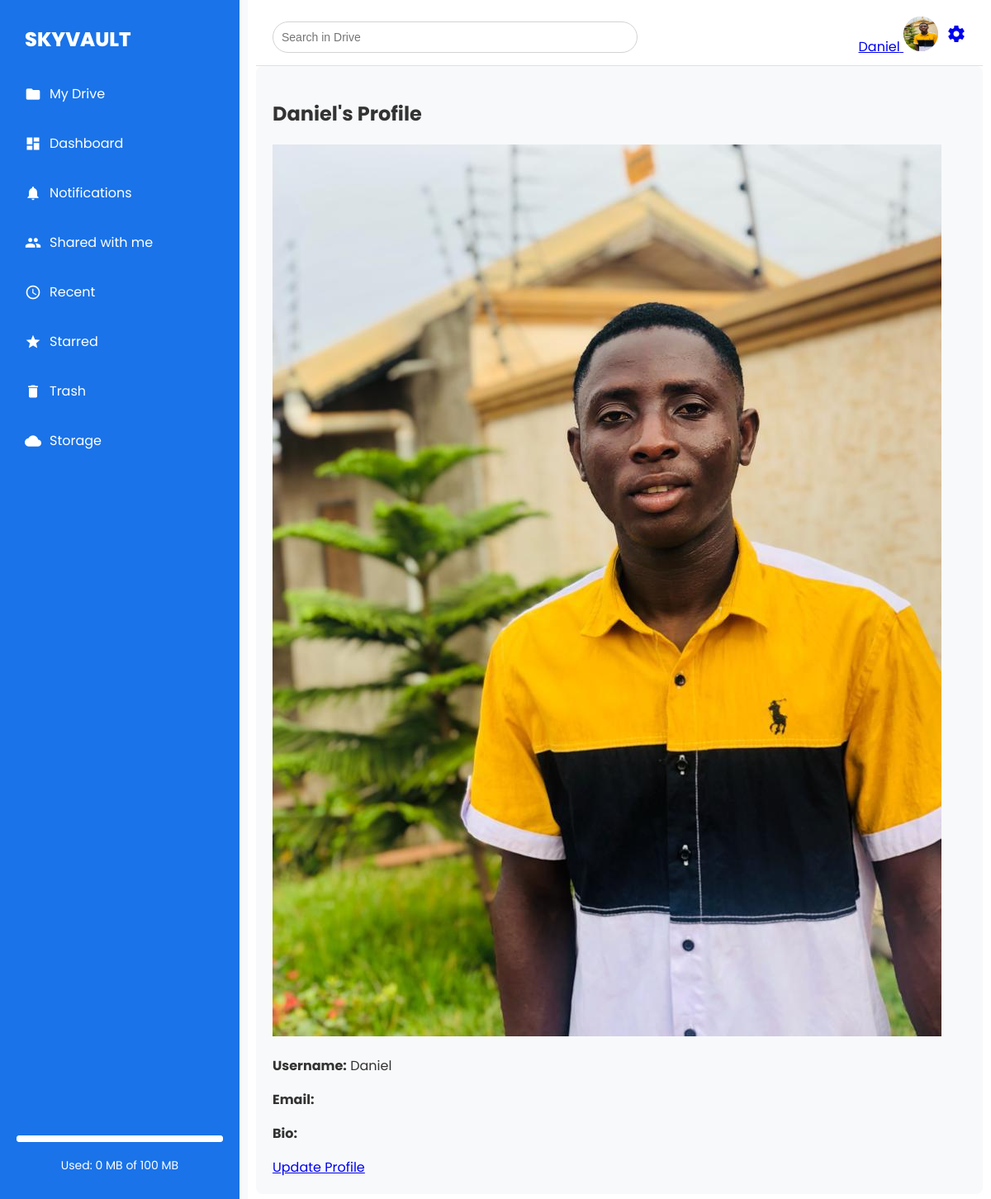
The page /settings/profile/ (signed in) on the database as committed earlier.
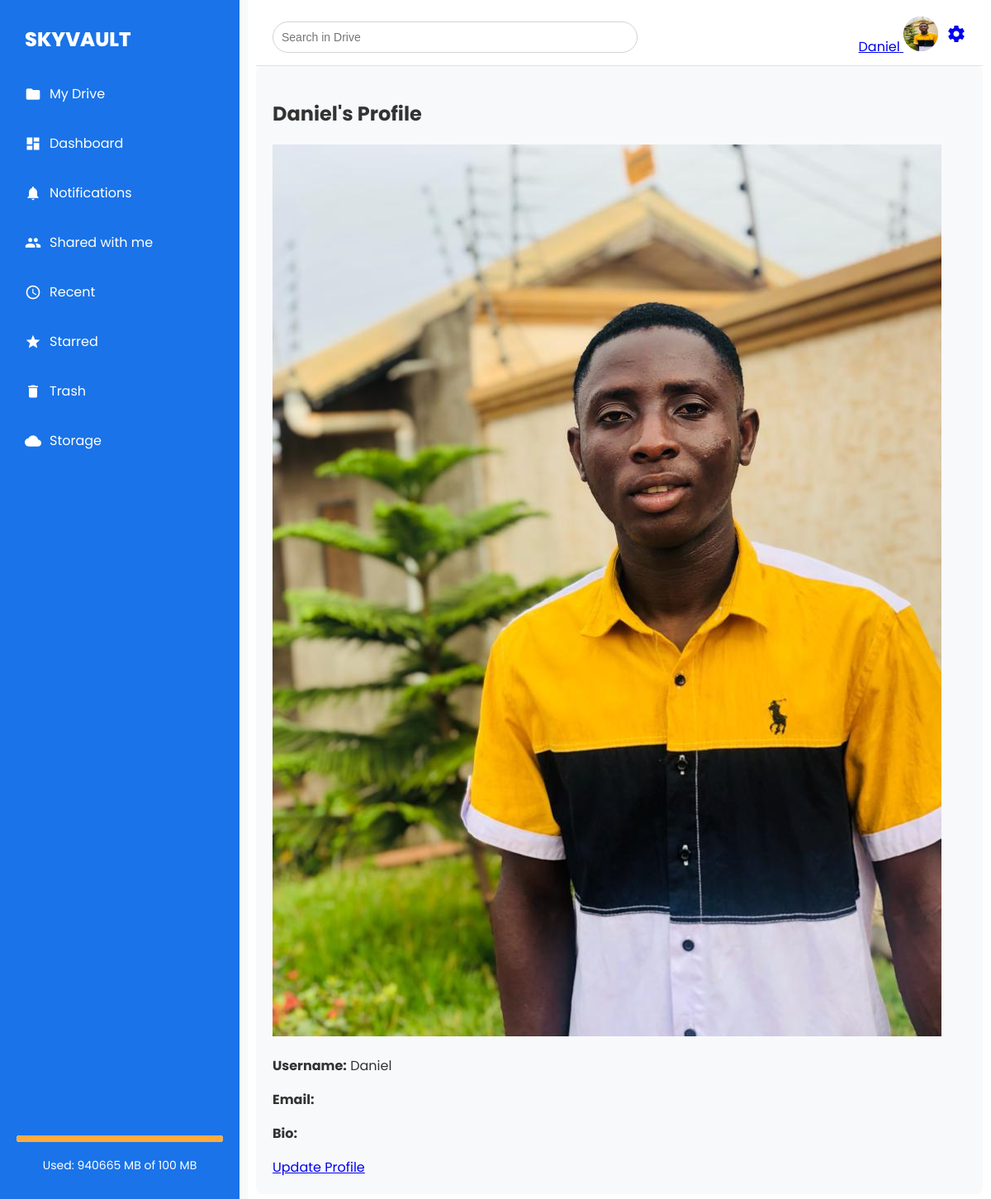
The same page on the database as committed later.
### settings/models.py (models this page shows, shortened)
class UserProfile(models.Model):
    user = models.OneToOneField(User, on_delete=models.CASCADE)
    used_space = models.PositiveIntegerField(default=0)  # Store used space in bytes
    bio = models.TextField(blank=True, null=True)  # Add bio field
    profile_picture = models.ImageField(upload_to='profile_pictures/', blank=True, null=True)  # Add profile picture field
    MAX_STORAGE_LIMIT = 100 * 1024 * 1024  # 100 MB limit

### settings/views.py (the view)
# urls.py: path('profile/', views.profile_view, name='profile_view'),  # Profile page view
@login_required
def profile_view(request):
    user_profile, created = UserProfile.objects.get_or_create(user=request.user)
    return render(request, 'settings/profile.html', {'user_profile': user_profile})

### templates/settings/profile.html (shortened to what this page needs)
{% extends 'base.html' %}
{% load static %}
{% block content %}
<h2>{{ user.username }}'s Profile</h2>
<div class="profile-info">
    {% if user_profile.profile_picture %}
        <img src="{{ user_profile.profile_picture.url }}" alt="Profile Picture" class="avatar">
    {% else %}
        <span class="material-icons avatar">account_circle</span>
    {% endif %}
    <p><strong>Username:</strong> {{ user.username }}</p>
    <p><strong>Email:</strong> {{ user.email }}</p>
    <p><strong>Bio:</strong> {{ user_profile.bio }}</p>
</div>
<a href="{% url 'update_profile_view' %}" class="button">Update Profile</a>
{% endblock %}

### templates/base.html (shortened to what this page needs)
{% load static %}
<!DOCTYPE html>
<html lang="en">
<head>
    <link rel="stylesheet" href="{% static 'base.css' %}?=v2">
</head>
<body>
    <div class="sidebar" id="sidebar">
        <div class="logo">
            <span class="logo-text">SKYVAULT</span>
        </div>
        <ul>
            <li><a href="{% url 'vault_home' %}"><span class="material-icons">folder</span> My Drive</a></li>
            <li><a href="{% url 'dashboard' %}"><span class="material-icons">dashboard</span> Dashboard</a></li>
            <li><a href="{% url 'notification_list' %}"><span class="material-icons">notifications</span> Notifications</a></li>
            <li><a href="{% url 'shared_view' %}"><span class="material-icons">people</span> Shared with me</a></li>
            <li><a href="{% url 'recent_files' %}"><span class="material-icons">access_time</span> Recent</a></li>
            <li><a href="{% url 'starred_files' %}"><span class="material-icons">star</span> Starred</a></li>
            <li><a href="{% url 'trash_view' %}"><span class="material-icons">delete</span> Trash</a></li>
            <li><a href="{% url 'storage_info' %}"><span class="material-icons">cloud</span> Storage</a></li>
        </ul>
        <div class="storage-info">
            <progress value="{{ user_profile.used_space }}" max="100"></progress>
            <p>Used: {{ user_profile.used_space }} MB of 100 MB</p>
        </div>
    </div>
    <div class="main-content">
        <div class="top-bar">
            <input type="text" placeholder="Search in Drive" class="search-input">
            <div class="profile">
              <a href="{% url 'profile_view' %}">
                  <span>{{ user.username }}</span>
                  {% if user_profile.profile_picture %}
                      <img src="{{ user_profile.profile_picture.url }}" alt="Profile Picture" class="avatar">
                  {% else %}
                      <span class="material-icons avatar">account_circle</span>
                  {% endif %}
              </a>
              <a href="{% url 'update_profile_view' %}">
                  <span class="material-icons">settings</span>
              </a>
          </div>
        </div>
        <div class="content">
            {% block content %}{% endblock %}
        </div>
    </div>
</body>
</html>

### static/base.css (style rules this page uses)
body { font-family: 'Poppins', sans-serif; color: #333; margin: 0; display: flex; background-color: #F8F9FA; }
.sidebar { width: 250px; background-color: #1a73e8; color: #ffffff; padding: 20px; display: flex; flex-direction: column; position: fixed; top: 0; bottom: 0; transition: width 0.3s; }
.logo { display: flex; align-items: center; justify-content: left; margin: 10px; }
.logo-text { font-size: 24px; font-weight: 800; color: #ffffff; transition: font-size 0.4s; }
.sidebar ul { list-style: none; padding: 0; }
.sidebar ul li { margin-bottom: 15px; }
.sidebar ul li a { color: #ffffff; text-decoration: none; display: flex; align-items: center; font-size: 16px; padding: 10px; border-radius: 8px; transition: background-color 0.2s; }
.sidebar ul li a .material-icons { margin-right: 10px; font-size: 20px; }
.sidebar .storage-info { margin-top: auto; text-align: center; color: #ffffff; }
.sidebar .storage-info p { font-size: 14px; }
.sidebar .storage-info progress { width: 100%; height: 8px; -webkit-appearance: none; appearance: none; background-color: #ffffff; border-radius: 4px; }
.main-content { margin-left: 300px; width: calc(100% - 300px); padding: 10px; transition: margin-left 0.3s, width 0.3s; background-color: #ffffff; }
.top-bar { display: flex; justify-content: space-between; align-items: center; padding: 10px 20px; background-color: #ffffff; border-bottom: 1px solid #e0e0e0; }
.profile { display: flex; align-items: center; gap: 10px; color: #5f6368; }
.profile .avatar { width: 42px; height: 42px; border-radius: 50%; background-color: #d1d3d4; }
.search-input { border: 1px solid #d1d3d4; border-radius: 20px; padding: 10px; width: 50%; font-size: 14px; }
.content { background-color: #f8f9fa; padding: 20px; border-radius: 8px; }

Rows that differ between the two databases and show on the page:
changed UserProfile: used_space "0" → "940665"
